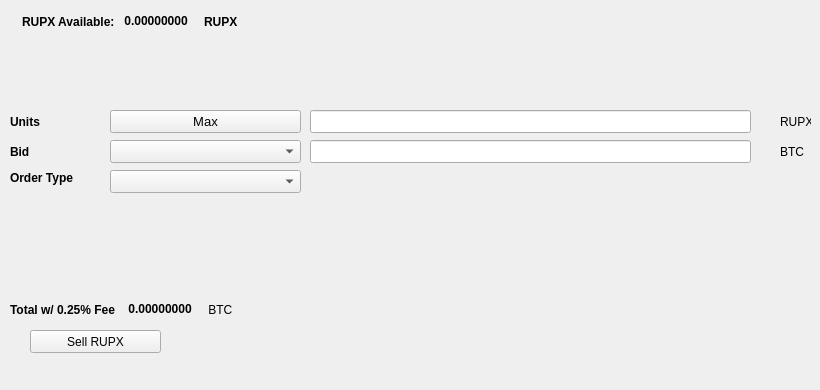
   <widget class="QWidget" name="SellTab">
    <attribute name="title">
     <string>Sell</string>
    </attribute>
    <widget class="QLabel" name="label_16">
     <property name="geometry">
      <rect>
       <x>780</x>
       <y>140</y>
       <width>31</width>
       <height>23</height>
      </rect>
     </property>
     <property name="text">
      <string>BTC</string>
     </property>
    </widget>
    <widget class="QComboBox" name="SellBidcomboBox">
     <property name="geometry">
      <rect>
       <x>110</x>
       <y>140</y>
       <width>191</width>
       <height>23</height>
      </rect>
     </property>
     <property name="font">
      <font>
       <pointsize>10</pointsize>
      </font>
     </property>
    </widget>
    <widget class="QLabel" name="label_18">
     <property name="geometry">
      <rect>
       <x>10</x>
       <y>110</y>
       <width>46</width>
       <height>23</height>
      </rect>
     </property>
     <property name="font">
      <font>
       <weight>75</weight>
       <bold>true</bold>
      </font>
     </property>
     <property name="text">
      <string>Units</string>
     </property>
    </widget>
    <widget class="QPushButton" name="Sell_Max_Amount">
     <property name="geometry">
      <rect>
       <x>110</x>
       <y>110</y>
       <width>191</width>
       <height>23</height>
      </rect>
     </property>
     <property name="font">
      <font>
       <pointsize>10</pointsize>
      </font>
     </property>
     <property name="text">
      <string>Max</string>
     </property>
    </widget>
    <widget class="QLabel" name="label_20">
     <property name="geometry">
      <rect>
       <x>10</x>
       <y>170</y>
       <width>91</width>
       <height>16</height>
      </rect>
     </property>
     <property name="font">
      <font>
       <weight>75</weight>
       <bold>true</bold>
      </font>
     </property>
     <property name="text">
      <string>Order Type</string>
     </property>
    </widget>
    <widget class="QComboBox" name="SellOrdertypeCombo">
     <property name="geometry">
      <rect>
       <x>110</x>
       <y>170</y>
       <width>191</width>
       <height>23</height>
      </rect>
     </property>
     <property name="font">
      <font>
       <pointsize>10</pointsize>
      </font>
     </property>
    </widget>
    <widget class="QLabel" name="label_21">
     <property name="geometry">
      <rect>
       <x>10</x>
       <y>140</y>
       <width>46</width>
       <height>23</height>
      </rect>
     </property>
     <property name="font">
      <font>
       <weight>75</weight>
       <bold>true</bold>
      </font>
     </property>
     <property name="text">
      <string>Bid</string>
     </property>
    </widget>
    <widget class="QLabel" name="label_22">
     <property name="geometry">
      <rect>
       <x>780</x>
       <y>110</y>
       <width>31</width>
       <height>23</height>
      </rect>
     </property>
     <property name="text">
      <string>RUPX</string>
     </property>
    </widget>
    <widget class="QLineEdit" name="UnitsInputRUP">
     <property name="geometry">
      <rect>
       <x>310</x>
       <y>110</y>
       <width>441</width>
       <height>23</height>
      </rect>
     </property>
     <property name="font">
      <font>
       <pointsize>9</pointsize>
       <weight>75</weight>
       <bold>true</bold>
      </font>
     </property>
    </widget>
    <widget class="QLineEdit" name="SellBidPriceEdit">
     <property name="geometry">
      <rect>
       <x>310</x>
       <y>140</y>
       <width>441</width>
       <height>23</height>
      </rect>
     </property>
     <property name="font">
      <font>
       <pointsize>9</pointsize>
       <weight>75</weight>
       <bold>true</bold>
      </font>
     </property>
    </widget>
    <widget class="QPushButton" name="SellRUPBTN">
     <property name="geometry">
      <rect>
       <x>30</x>
       <y>330</y>
       <width>131</width>
       <height>23</height>
      </rect>
     </property>
     <property name="text">
      <string>Sell RUPX</string>
     </property>
     <property name="icon">
      <iconset resource="../rupaya">
       <normaloff>:/icons/bitcoin</normaloff>:/icons/bitcoin</iconset>
     </property>
    </widget>
    <widget class="QWidget" name="layoutWidget3">
     <property name="geometry">
      <rect>
       <x>22</x>
       <y>12</y>
       <width>258</width>
       <height>19</height>
      </rect>
     </property>
     <layout class="QHBoxLayout" name="horizontalLayout">
      <item>
       <widget class="QLabel" name="label232_2">
        <property name="font">
         <font>
          <weight>75</weight>
          <bold>true</bold>
         </font>
        </property>
        <property name="text">
         <string>RUPX Available:</string>
        </property>
       </widget>
      </item>
      <item>
       <widget class="QLabel" name="RUPXAvailableLabel">
        <property name="palette">
         <palette>
          <active>
           <colorrole role="WindowText">
            <brush brushstyle="SolidPattern">
             <color alpha="255">
              <red>0</red>
              <green>0</green>
              <blue>0</blue>
             </color>
            </brush>
           </colorrole>
           <colorrole role="Button">
            <brush brushstyle="SolidPattern">
             <color alpha="255">
              <red>0</red>
              <green>170</green>
              <blue>0</blue>
             </color>
            </brush>
           </colorrole>
           <colorrole role="Light">
            <brush brushstyle="SolidPattern">
             <color alpha="255">
              <red>0</red>
              <green>255</green>
              <blue>0</blue>
             </color>
            </brush>
           </colorrole>
           <colorrole role="Midlight">
            <brush brushstyle="SolidPattern">
             <color alpha="255">
              <red>0</red>
              <green>212</green>
              <blue>0</blue>
             </color>
            </brush>
           </colorrole>
           <colorrole role="Dark">
            <brush brushstyle="SolidPattern">
             <color alpha="255">
              <red>0</red>
              <green>85</green>
              <blue>0</blue>
             </color>
            </brush>
           </colorrole>
           <colorrole role="Mid">
            <brush brushstyle="SolidPattern">
             <color alpha="255">
              <red>0</red>
              <green>113</green>
              <blue>0</blue>
             </color>
            </brush>
           </colorrole>
           <colorrole role="Text">
            <brush brushstyle="SolidPattern">
             <color alpha="255">
              <red>0</red>
              <green>170</green>
              <blue>0</blue>
             </color>
            </brush>
           </colorrole>
           <colorrole role="BrightText">
            <brush brushstyle="SolidPattern">
             <color alpha="255">
              <red>255</red>
              <green>255</green>
              <blue>255</blue>
             </color>
            </brush>
           </colorrole>
           <colorrole role="ButtonText">
            <brush brushstyle="SolidPattern">
             <color alpha="255">
              <red>0</red>
              <green>0</green>
              <blue>0</blue>
             </color>
            </brush>
           </colorrole>
           <colorrole role="Base">
            <brush brushstyle="SolidPattern">
             <color alpha="255">
              <red>255</red>
              <green>255</green>
              <blue>255</blue>
             </color>
            </brush>
           </colorrole>
           <colorrole role="Window">
            <brush brushstyle="SolidPattern">
             <color alpha="255">
              <red>0</red>
              <green>170</green>
              <blue>0</blue>
             </color>
            </brush>
           </colorrole>
           <colorrole role="Shadow">
            <brush brushstyle="SolidPattern">
             <color alpha="255">
              <red>0</red>
              <green>0</green>
              <blue>0</blue>
             </color>
            </brush>
           </colorrole>
           <colorrole role="AlternateBase">
            <brush brushstyle="SolidPattern">
             <color alpha="255">
              <red>127</red>
              <green>212</green>
              <blue>127</blue>
             </color>
            </brush>
           </colorrole>
           <colorrole role="ToolTipBase">
            <brush brushstyle="SolidPattern">
             <color alpha="255">
              <red>255</red>
              <green>255</green>
              <blue>220</blue>
             </color>
            </brush>
           </colorrole>
           <colorrole role="ToolTipText">
            <brush brushstyle="SolidPattern">
             <color alpha="255">
              <red>0</red>
              <green>0</green>
              <blue>0</blue>
             </color>
            </brush>
           </colorrole>
          </active>
          <inactive>
           <colorrole role="WindowText">
            <brush brushstyle="SolidPattern">
             <color alpha="255">
              <red>0</red>
              <green>0</green>
              <blue>0</blue>
             </color>
            </brush>
           </colorrole>
           <colorrole role="Button">
            <brush brushstyle="SolidPattern">
             <color alpha="255">
              <red>0</red>
              <green>170</green>
              <blue>0</blue>
             </color>
            </brush>
           </colorrole>
           <colorrole role="Light">
            <brush brushstyle="SolidPattern">
             <color alpha="255">
              <red>0</red>
              <green>255</green>
              <blue>0</blue>
             </color>
            </brush>
           </colorrole>
           <colorrole role="Midlight">
            <brush brushstyle="SolidPattern">
             <color alpha="255">
              <red>0</red>
              <green>212</green>
              <blue>0</blue>
             </color>
            </brush>
           </colorrole>
           <colorrole role="Dark">
            <brush brushstyle="SolidPattern">
             <color alpha="255">
              <red>0</red>
              <green>85</green>
              <blue>0</blue>
             </color>
            </brush>
           </colorrole>
           <colorrole role="Mid">
            <brush brushstyle="SolidPattern">
             <color alpha="255">
              <red>0</red>
              <green>113</green>
              <blue>0</blue>
             </color>
            </brush>
           </colorrole>
           <colorrole role="Text">
            <brush brushstyle="SolidPattern">
             <color alpha="255">
              <red>0</red>
              <green>170</green>
              <blue>0</blue>
             </color>
            </brush>
           </colorrole>
           <colorrole role="BrightText">
            <brush brushstyle="SolidPattern">
             <color alpha="255">
              <red>255</red>
              <green>255</green>
              <blue>255</blue>
             </color>
            </brush>
           </colorrole>
           <colorrole role="ButtonText">
            <brush brushstyle="SolidPattern">
             <color alpha="255">
              <red>0</red>
              <green>0</green>
              <blue>0</blue>
             </color>
            </brush>
           </colorrole>
           <colorrole role="Base">
            <brush brushstyle="SolidPattern">
             <color alpha="255">
              <red>255</red>
              <green>255</green>
              <blue>255</blue>
             </color>
            </brush>
           </colorrole>
           <colorrole role="Window">
            <brush brushstyle="SolidPattern">
             <color alpha="255">
              <red>0</red>
              <green>170</green>
              <blue>0</blue>
             </color>
            </brush>
           </colorrole>
           <colorrole role="Shadow">
            <brush brushstyle="SolidPattern">
             <color alpha="255">
              <red>0</red>
              <green>0</green>
              <blue>0</blue>
             </color>
            </brush>
           </colorrole>
           <colorrole role="AlternateBase">
            <brush brushstyle="SolidPattern">
             <color alpha="255">
              <red>127</red>
              <green>212</green>
              <blue>127</blue>
             </color>
            </brush>
           </colorrole>
           <colorrole role="ToolTipBase">
            <brush brushstyle="SolidPattern">
             <color alpha="255">
              <red>255</red>
              <green>255</green>
              <blue>220</blue>
             </color>
            </brush>
           </colorrole>
           <colorrole role="ToolTipText">
            <brush brushstyle="SolidPattern">
             <color alpha="255">
              <red>0</red>
              <green>0</green>
              <blue>0</blue>
             </color>
            </brush>
           </colorrole>
          </inactive>
          <disabled>
           <colorrole role="WindowText">
            <brush brushstyle="SolidPattern">
             <color alpha="255">
              <red>0</red>
              <green>85</green>
              <blue>0</blue>
             </color>
            </brush>
           </colorrole>
           <colorrole role="Button">
            <brush brushstyle="SolidPattern">
             <color alpha="255">
              <red>0</red>
              <green>170</green>
              <blue>0</blue>
             </color>
            </brush>
           </colorrole>
           <colorrole role="Light">
            <brush brushstyle="SolidPattern">
             <color alpha="255">
              <red>0</red>
              <green>255</green>
              <blue>0</blue>
             </color>
            </brush>
           </colorrole>
           <colorrole role="Midlight">
            <brush brushstyle="SolidPattern">
             <color alpha="255">
              <red>0</red>
              <green>212</green>
              <blue>0</blue>
             </color>
            </brush>
           </colorrole>
           <colorrole role="Dark">
            <brush brushstyle="SolidPattern">
             <color alpha="255">
              <red>0</red>
              <green>85</green>
              <blue>0</blue>
             </color>
            </brush>
           </colorrole>
           <colorrole role="Mid">
            <brush brushstyle="SolidPattern">
             <color alpha="255">
              <red>0</red>
              <green>113</green>
              <blue>0</blue>
             </color>
            </brush>
           </colorrole>
           <colorrole role="Text">
            <brush brushstyle="SolidPattern">
             <color alpha="255">
              <red>0</red>
              <green>85</green>
              <blue>0</blue>
             </color>
            </brush>
           </colorrole>
           <colorrole role="BrightText">
            <brush brushstyle="SolidPattern">
             <color alpha="255">
              <red>255</red>
              <green>255</green>
              <blue>255</blue>
             </color>
            </brush>
           </colorrole>
           <colorrole role="ButtonText">
            <brush brushstyle="SolidPattern">
             <color alpha="255">
              <red>0</red>
              <green>85</green>
              <blue>0</blue>
             </color>
            </brush>
           </colorrole>
           <colorrole role="Base">
            <brush brushstyle="SolidPattern">
             <color alpha="255">
              <red>0</red>
              <green>170</green>
              <blue>0</blue>
             </color>
            </brush>
           </colorrole>
           <colorrole role="Window">
            <brush brushstyle="SolidPattern">
             <color alpha="255">
              <red>0</red>
              <green>170</green>
              <blue>0</blue>
             </color>
            </brush>
           </colorrole>
           <colorrole role="Shadow">
            <brush brushstyle="SolidPattern">
             <color alpha="255">
              <red>0</red>
              <green>0</green>
              <blue>0</blue>
             </color>
            </brush>
           </colorrole>
           <colorrole role="AlternateBase">
            <brush brushstyle="SolidPattern">
             <color alpha="255">
              <red>0</red>
              <green>170</green>
              <blue>0</blue>
             </color>
            </brush>
           </colorrole>
           <colorrole role="ToolTipBase">
            <brush brushstyle="SolidPattern">
             <color alpha="255">
              <red>255</red>
              <green>255</green>
              <blue>220</blue>
             </color>
            </brush>
           </colorrole>
           <colorrole role="ToolTipText">
            <brush brushstyle="SolidPattern">
             <color alpha="255">
              <red>0</red>
              <green>0</green>
              <blue>0</blue>
             </color>
            </brush>
           </colorrole>
          </disabled>
         </palette>
        </property>
        <property name="font">
         <font>
          <weight>75</weight>
          <bold>true</bold>
         </font>
        </property>
        <property name="text">
         <string> 0.00000000 </string>
        </property>
        <property name="textInteractionFlags">
         <set>Qt::LinksAccessibleByMouse|Qt::TextSelectableByKeyboard|Qt::TextSelectableByMouse</set>
        </property>
       </widget>
      </item>
      <item>
       <widget class="QLabel" name="labelRUPX">
        <property name="font">
         <font>
          <weight>75</weight>
          <bold>true</bold>
         </font>
        </property>
        <property name="text">
         <string>RUPX</string>
        </property>
       </widget>
      </item>
     </layout>
    </widget>
    <widget class="QWidget" name="layoutWidget">
     <property name="geometry">
      <rect>
       <x>10</x>
       <y>300</y>
       <width>268</width>
       <height>19</height>
      </rect>
     </property>
     <layout class="QHBoxLayout" name="horizontalLayout_2">
      <item>
       <widget class="QLabel" name="label_19">
        <property name="font">
         <font>
          <weight>75</weight>
          <bold>true</bold>
         </font>
        </property>
        <property name="text">
         <string>Total w/ 0.25% Fee </string>
        </property>
       </widget>
      </item>
      <item>
       <widget class="QLabel" name="SellCostLabel">
        <property name="palette">
         <palette>
          <active>
           <colorrole role="WindowText">
            <brush brushstyle="SolidPattern">
             <color alpha="255">
              <red>0</red>
              <green>0</green>
              <blue>0</blue>
             </color>
            </brush>
           </colorrole>
           <colorrole role="Button">
            <brush brushstyle="SolidPattern">
             <color alpha="255">
              <red>0</red>
              <green>170</green>
              <blue>0</blue>
             </color>
            </brush>
           </colorrole>
           <colorrole role="Light">
            <brush brushstyle="SolidPattern">
             <color alpha="255">
              <red>0</red>
              <green>255</green>
              <blue>0</blue>
             </color>
            </brush>
           </colorrole>
           <colorrole role="Midlight">
            <brush brushstyle="SolidPattern">
             <color alpha="255">
              <red>0</red>
              <green>212</green>
              <blue>0</blue>
             </color>
            </brush>
           </colorrole>
           <colorrole role="Dark">
            <brush brushstyle="SolidPattern">
             <color alpha="255">
              <red>0</red>
              <green>85</green>
              <blue>0</blue>
             </color>
            </brush>
           </colorrole>
           <colorrole role="Mid">
            <brush brushstyle="SolidPattern">
             <color alpha="255">
              <red>0</red>
              <green>113</green>
              <blue>0</blue>
             </color>
            </brush>
           </colorrole>
           <colorrole role="Text">
            <brush brushstyle="SolidPattern">
             <color alpha="255">
              <red>0</red>
              <green>170</green>
              <blue>0</blue>
             </color>
            </brush>
           </colorrole>
           <colorrole role="BrightText">
            <brush brushstyle="SolidPattern">
             <color alpha="255">
              <red>255</red>
              <green>255</green>
              <blue>255</blue>
             </color>
            </brush>
           </colorrole>
           <colorrole role="ButtonText">
            <brush brushstyle="SolidPattern">
             <color alpha="255">
              <red>0</red>
              <green>0</green>
              <blue>0</blue>
             </color>
            </brush>
           </colorrole>
           <colorrole role="Base">
            <brush brushstyle="SolidPattern">
             <color alpha="255">
              <red>255</red>
              <green>255</green>
              <blue>255</blue>
             </color>
            </brush>
           </colorrole>
           <colorrole role="Window">
            <brush brushstyle="SolidPattern">
             <color alpha="255">
              <red>0</red>
              <green>170</green>
              <blue>0</blue>
             </color>
            </brush>
           </colorrole>
           <colorrole role="Shadow">
            <brush brushstyle="SolidPattern">
             <color alpha="255">
              <red>0</red>
              <green>0</green>
              <blue>0</blue>
             </color>
            </brush>
           </colorrole>
           <colorrole role="AlternateBase">
            <brush brushstyle="SolidPattern">
             <color alpha="255">
              <red>127</red>
              <green>212</green>
              <blue>127</blue>
             </color>
            </brush>
           </colorrole>
           <colorrole role="ToolTipBase">
            <brush brushstyle="SolidPattern">
             <color alpha="255">
              <red>255</red>
              <green>255</green>
              <blue>220</blue>
             </color>
            </brush>
           </colorrole>
           <colorrole role="ToolTipText">
            <brush brushstyle="SolidPattern">
             <color alpha="255">
              <red>0</red>
              <green>0</green>
              <blue>0</blue>
             </color>
            </brush>
           </colorrole>
          </active>
          <inactive>
           <colorrole role="WindowText">
            <brush brushstyle="SolidPattern">
             <color alpha="255">
              <red>0</red>
              <green>0</green>
              <blue>0</blue>
             </color>
            </brush>
           </colorrole>
           <colorrole role="Button">
            <brush brushstyle="SolidPattern">
             <color alpha="255">
              <red>0</red>
              <green>170</green>
              <blue>0</blue>
             </color>
            </brush>
           </colorrole>
           <colorrole role="Light">
            <brush brushstyle="SolidPattern">
             <color alpha="255">
              <red>0</red>
              <green>255</green>
              <blue>0</blue>
             </color>
            </brush>
           </colorrole>
           <colorrole role="Midlight">
            <brush brushstyle="SolidPattern">
             <color alpha="255">
              <red>0</red>
              <green>212</green>
              <blue>0</blue>
             </color>
            </brush>
           </colorrole>
           <colorrole role="Dark">
            <brush brushstyle="SolidPattern">
             <color alpha="255">
              <red>0</red>
              <green>85</green>
              <blue>0</blue>
             </color>
            </brush>
           </colorrole>
           <colorrole role="Mid">
            <brush brushstyle="SolidPattern">
             <color alpha="255">
              <red>0</red>
              <green>113</green>
              <blue>0</blue>
             </color>
            </brush>
           </colorrole>
           <colorrole role="Text">
            <brush brushstyle="SolidPattern">
             <color alpha="255">
              <red>0</red>
              <green>170</green>
              <blue>0</blue>
             </color>
            </brush>
           </colorrole>
           <colorrole role="BrightText">
            <brush brushstyle="SolidPattern">
             <color alpha="255">
              <red>255</red>
              <green>255</green>
              <blue>255</blue>
             </color>
            </brush>
           </colorrole>
           <colorrole role="ButtonText">
            <brush brushstyle="SolidPattern">
             <color alpha="255">
              <red>0</red>
              <green>0</green>
              <blue>0</blue>
             </color>
            </brush>
           </colorrole>
           <colorrole role="Base">
            <brush brushstyle="SolidPattern">
             <color alpha="255">
              <red>255</red>
              <green>255</green>
              <blue>255</blue>
             </color>
            </brush>
           </colorrole>
           <colorrole role="Window">
            <brush brushstyle="SolidPattern">
             <color alpha="255">
              <red>0</red>
              <green>170</green>
              <blue>0</blue>
             </color>
            </brush>
           </colorrole>
           <colorrole role="Shadow">
            <brush brushstyle="SolidPattern">
             <color alpha="255">
              <red>0</red>
              <green>0</green>
              <blue>0</blue>
             </color>
            </brush>
           </colorrole>
           <colorrole role="AlternateBase">
            <brush brushstyle="SolidPattern">
             <color alpha="255">
              <red>127</red>
              <green>212</green>
              <blue>127</blue>
             </color>
            </brush>
           </colorrole>
           <colorrole role="ToolTipBase">
            <brush brushstyle="SolidPattern">
             <color alpha="255">
              <red>255</red>
              <green>255</green>
              <blue>220</blue>
             </color>
            </brush>
           </colorrole>
           <colorrole role="ToolTipText">
            <brush brushstyle="SolidPattern">
             <color alpha="255">
              <red>0</red>
              <green>0</green>
              <blue>0</blue>
             </color>
            </brush>
           </colorrole>
          </inactive>
          <disabled>
           <colorrole role="WindowText">
            <brush brushstyle="SolidPattern">
             <color alpha="255">
              <red>0</red>
              <green>85</green>
              <blue>0</blue>
             </color>
            </brush>
           </colorrole>
           <colorrole role="Button">
            <brush brushstyle="SolidPattern">
             <color alpha="255">
              <red>0</red>
              <green>170</green>
              <blue>0</blue>
             </color>
            </brush>
           </colorrole>
           <colorrole role="Light">
            <brush brushstyle="SolidPattern">
             <color alpha="255">
              <red>0</red>
              <green>255</green>
              <blue>0</blue>
             </color>
            </brush>
           </colorrole>
           <colorrole role="Midlight">
            <brush brushstyle="SolidPattern">
             <color alpha="255">
              <red>0</red>
              <green>212</green>
              <blue>0</blue>
             </color>
            </brush>
           </colorrole>
           <colorrole role="Dark">
            <brush brushstyle="SolidPattern">
             <color alpha="255">
              <red>0</red>
              <green>85</green>
              <blue>0</blue>
             </color>
            </brush>
           </colorrole>
           <colorrole role="Mid">
            <brush brushstyle="SolidPattern">
             <color alpha="255">
              <red>0</red>
              <green>113</green>
              <blue>0</blue>
             </color>
            </brush>
           </colorrole>
           <colorrole role="Text">
            <brush brushstyle="SolidPattern">
             <color alpha="255">
              <red>0</red>
              <green>85</green>
              <blue>0</blue>
             </color>
            </brush>
           </colorrole>
           <colorrole role="BrightText">
            <brush brushstyle="SolidPattern">
             <color alpha="255">
              <red>255</red>
              <green>255</green>
              <blue>255</blue>
             </color>
            </brush>
           </colorrole>
           <colorrole role="ButtonText">
            <brush brushstyle="SolidPattern">
             <color alpha="255">
              <red>0</red>
              <green>85</green>
              <blue>0</blue>
             </color>
            </brush>
           </colorrole>
           <colorrole role="Base">
            <brush brushstyle="SolidPattern">
             <color alpha="255">
              <red>0</red>
              <green>170</green>
              <blue>0</blue>
             </color>
            </brush>
           </colorrole>
           <colorrole role="Window">
            <brush brushstyle="SolidPattern">
             <color alpha="255">
              <red>0</red>
              <green>170</green>
              <blue>0</blue>
             </color>
            </brush>
           </colorrole>
           <colorrole role="Shadow">
            <brush brushstyle="SolidPattern">
             <color alpha="255">
              <red>0</red>
              <green>0</green>
              <blue>0</blue>
             </color>
            </brush>
           </colorrole>
           <colorrole role="AlternateBase">
            <brush brushstyle="SolidPattern">
             <color alpha="255">
              <red>0</red>
              <green>170</green>
              <blue>0</blue>
             </color>
            </brush>
           </colorrole>
           <colorrole role="ToolTipBase">
            <brush brushstyle="SolidPattern">
             <color alpha="255">
              <red>255</red>
              <green>255</green>
              <blue>220</blue>
             </color>
            </brush>
           </colorrole>
           <colorrole role="ToolTipText">
            <brush brushstyle="SolidPattern">
             <color alpha="255">
              <red>0</red>
              <green>0</green>
              <blue>0</blue>
             </color>
            </brush>
           </colorrole>
          </disabled>
         </palette>
        </property>
        <property name="font">
         <font>
          <weight>75</weight>
          <bold>true</bold>
         </font>
        </property>
        <property name="autoFillBackground">
         <bool>false</bool>
        </property>
        <property name="text">
         <string> 0.00000000</string>
        </property>
        <property name="textInteractionFlags">
         <set>Qt::LinksAccessibleByMouse|Qt::TextSelectableByMouse</set>
        </property>
       </widget>
      </item>
      <item>
       <widget class="QLabel" name="label_17">
        <property name="font">
         <font>
          <weight>50</weight>
          <bold>false</bold>
         </font>
        </property>
        <property name="text">
         <string> BTC</string>
        </property>
       </widget>
      </item>
     </layout>
    </widget>
    <widget class="QLabel" name="label_23">
     <property name="geometry">
      <rect>
       <x>460</x>
       <y>300</y>
       <width>281</width>
       <height>81</height>
      </rect>
     </property>
     <property name="text">
      <string/>
     </property>
     <property name="pixmap">
      <pixmap>:/images/bittrex</pixmap>
     </property>
    </widget>
   </widget>
